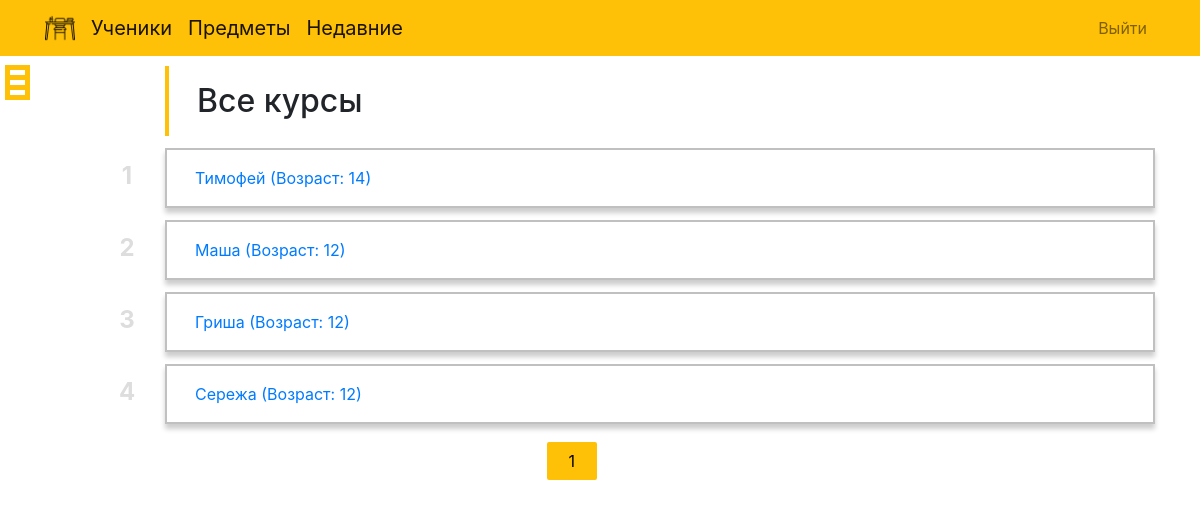
Before: /courses/ (signed in) with the older database file.
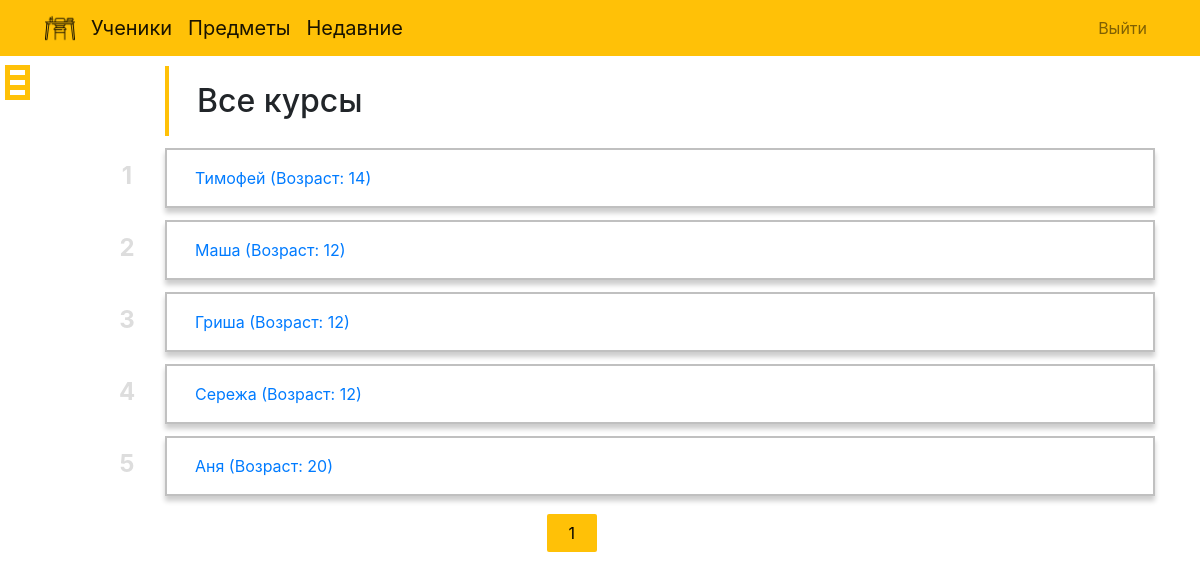
After: the same page with the newer database file.
### studwork/models.py (models this page shows, shortened)
class Student(models.Model):
    name = models.CharField(max_length=150, verbose_name='Имя')
    age = models.IntegerField(verbose_name='Возраст')
    objects = models.Manager()
    class Meta:
        verbose_name_plural = 'Ученики'
        verbose_name = 'Ученик'
        ordering = ['id']

### studwork/views.py (the view)
# urls.py: path('courses/', views.all_courses, name='courses'),
@login_required
def all_courses(request):
    courses = CoursePlan.objects.all()
    students_all = Student.objects.all()
    paginator = Paginator(students_all, 20)
    page = request.GET.get('page', 1)
    try:
        students = paginator.page(page)
    except PageNotAnInteger:
        students = paginator.page(1)
    except EmptyPage:
        students = paginator.page(paginator.num_pages)
    content = {'courses': courses, 'students': students}
    return render(request, 'studbase/all_courses.html', content)

### studwork/templates/studbase/all_courses.html (shortened to what this page needs)
{%extends 'base.html'%}
{%block content%}
<div id = 'menu'>
    <label class="btn-menu" for="hmt">
      <span class="first"></span>
      <span class="second"></span>
      <span class="third"></span>
    </label>
</div>
{%if course.title%}
    <h1 class = 'course-title'>{{course.title}}</h1>
{%else%}
    <h1 class = 'course-title'>Все курсы</h1>
{%endif%}
<ul class="all-students">
    {%for student in students%}
    <li><a href="{%url 'stud_detail' id=student.id%}">{{student.name}} (Возраст: {{student.age}})</a></li>
    {%endfor%}
</ul>
{% include "studbase/pagination.html" with page=posts %}
{%endblock content%}

Changed rows visible on the page:
added Student: name "Аня", age "20"
